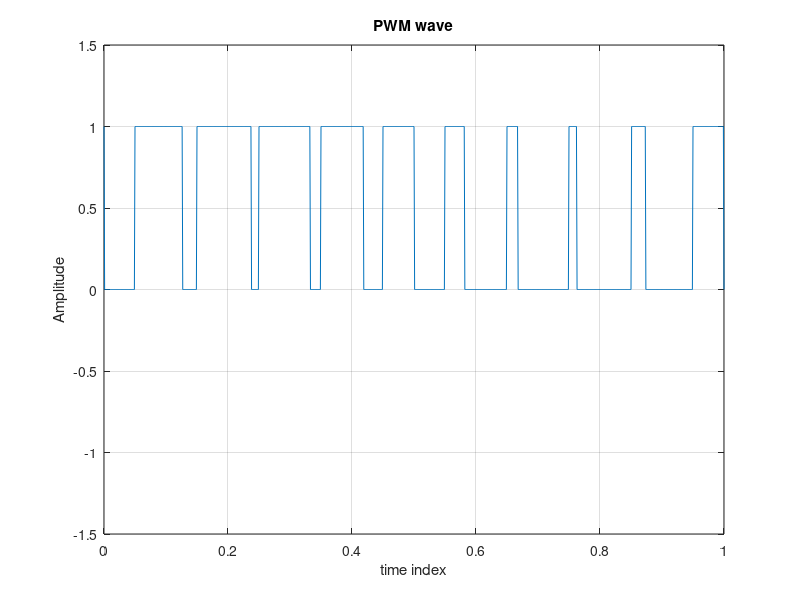

The MATLAB source for this figure:
clc;
close all;
clear all;
t=0:0.001:1;
s=sawtooth(2*pi*10*t+pi);
m=0.75*sin(2*pi*1*t);
n=length(s);
for i=1:n
    if m(i)>=s(i)
        pwm(i)=1;
    else if m(i)<=s(i)
            pwm(i)=0;
        end
    end
end
    plot(t,pwm);
    grid on;
    ylabel('Amplitude');
    xlabel('time index');
    title('PWM wave');
    axis([0 1 -1.5 1.5]);
    t = (-1:0.01:1)';

impulse = t==0;
unitstep = t>=0;
ramp = t.*unitstep;
quad = t.^2.*unitstep;